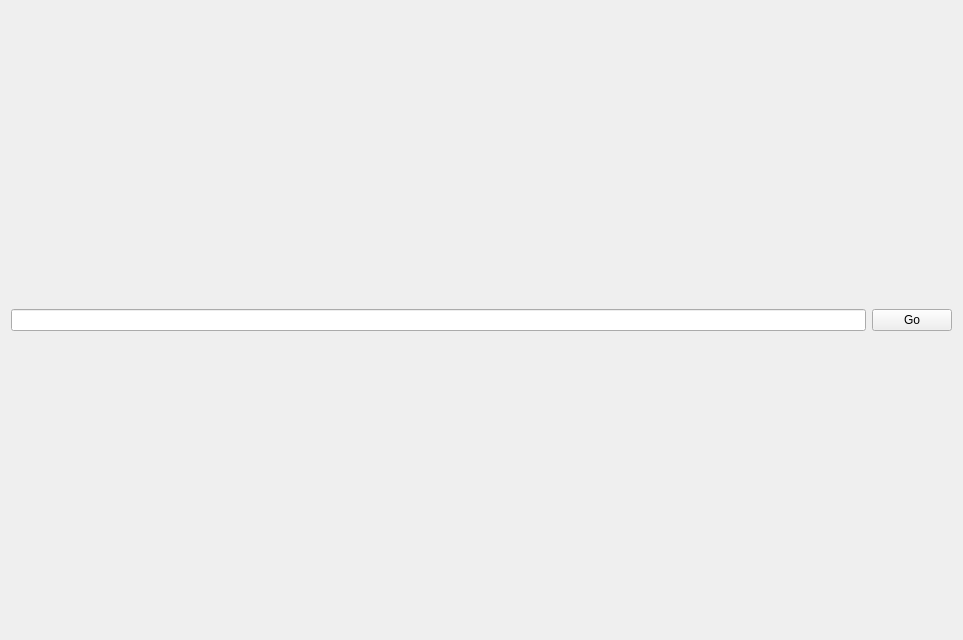
<?xml version="1.0" encoding="UTF-8"?>
<ui version="4.0">
 <class>WebTabContents</class>
 <widget class="QWidget" name="WebTabContents">
  <property name="geometry">
   <rect>
    <x>0</x>
    <y>0</y>
    <width>963</width>
    <height>640</height>
   </rect>
  </property>
  <property name="windowTitle">
   <string>Form</string>
  </property>
  <layout class="QVBoxLayout" name="verticalLayout_3">
   <item>
    <layout class="QHBoxLayout" name="horizontalLayout">
     <item>
      <widget class="QLineEdit" name="lineEdit"/>
     </item>
     <item>
      <widget class="QPushButton" name="testButton">
       <property name="text">
        <string>Go</string>
       </property>
      </widget>
     </item>
    </layout>
   </item>
   <item>
    <layout class="QVBoxLayout" name="verticalLayout" stretch=""/>
   </item>
  </layout>
 </widget>
 <resources/>
 <connections/>
</ui>
